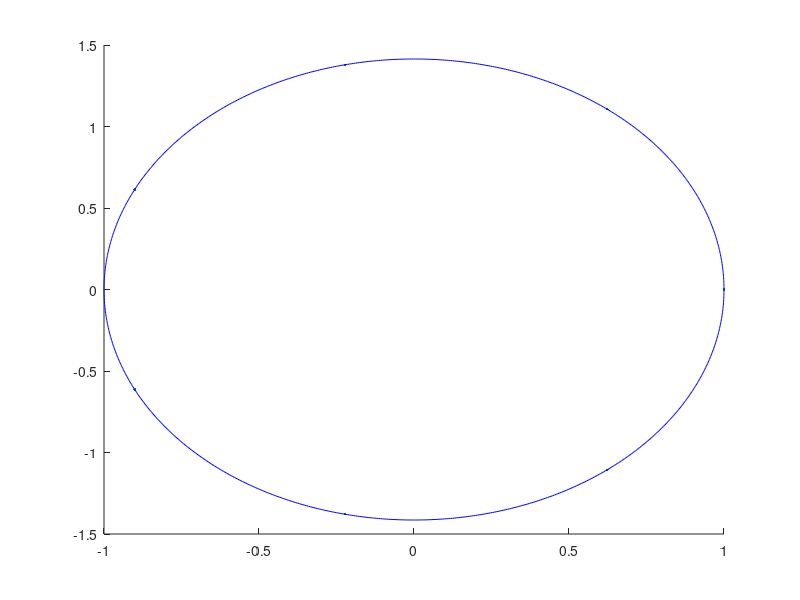

MATLAB code for this plot: (Note: this script raises an error after producing the figure.)
Export=false;
n=1000;
N=[8,12,16,20];
for i=1:length(N)
    t=linspace(0,2*pi,N(i));
    h=t(2)-t(1);
    t=[t,2*pi+t(2)];%provides two equal data points
    x=cos(t)';
    y=sqrt(2)*sin(t)';
    figure
    hold on;
    plot(x,y,'.')
    plot(cos(linspace(0,2*pi,n)),sqrt(2)*sin(linspace(0,2*pi,n)),'b');
    %A *fd2 = B* f
    A=diag(2*h/3*ones(N(i)+1,1))+diag(h/6*ones(N(i),1),1)+diag(h/6*ones(N(i),1),-1);
    B=diag(-2*ones(N(i)+1,1))+diag(ones(N(i),1),1)+diag(ones(N(i),1),-1);
    % Apply periodic conditions
    A(1,:)=0;
    A(end,:)=0;
    A(1,1)=1;
    A(1,end-1)=-1;
    A(end,2)=1;
    A(end,end)=-1;
    B(1,:)=0;
    B(end,:)=0;
    xd2=linsolve(A,B*x);
    yd2=linsolve(A,B*y);

    T=linspace(0,2*pi,n);
    X=zeros(n,1);
    Y=zeros(n,1);
    spline_n=sum(T>=t(1:end-1)',1);
    for j=1:n
        X(j)=spline_el(h,x(spline_n(j)),x(spline_n(j)+1),xd2(spline_n(j)),xd2(spline_n(j)+1),t(spline_n(j)),t(spline_n(j)+1),T(j));
        Y(j)=spline_el(h,y(spline_n(j)),y(spline_n(j)+1),yd2(spline_n(j)),yd2(spline_n(j)+1),t(spline_n(j)),t(spline_n(j)+1),T(j));
    end
    plot(X,Y,'r');
    ax=gca;
    if Export exportgraphics(ax,['CubicSpline/','cubic_spline','_N',num2str(N(i)),'.png']); end
end

function X=spline_el(h,x,x1,xd2,x1d2,t,t1,T)
X=((t1-T)^3)/(6*h)*xd2 + ((T-t)^3)/(6*h)*x1d2 + (t1-T)*(x/h - h/6*xd2)+(T-t)*(x1/h - h/6*x1d2);

end